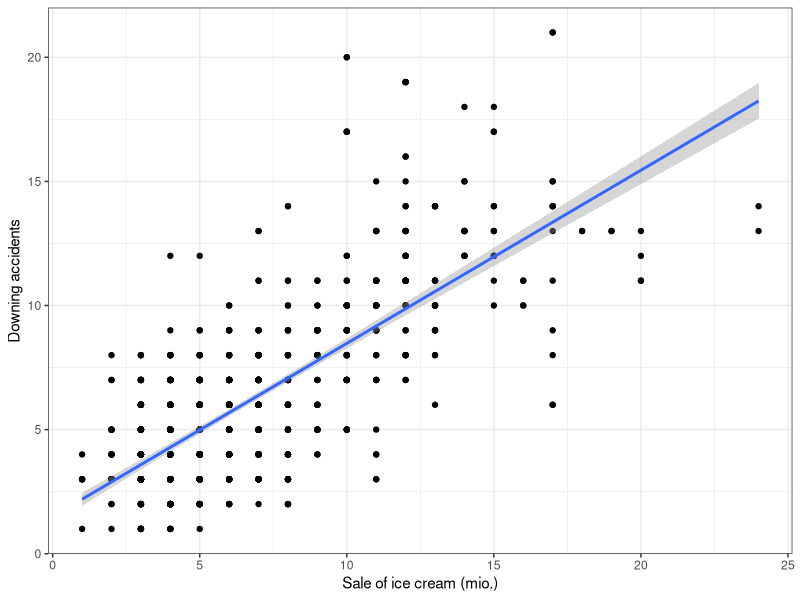
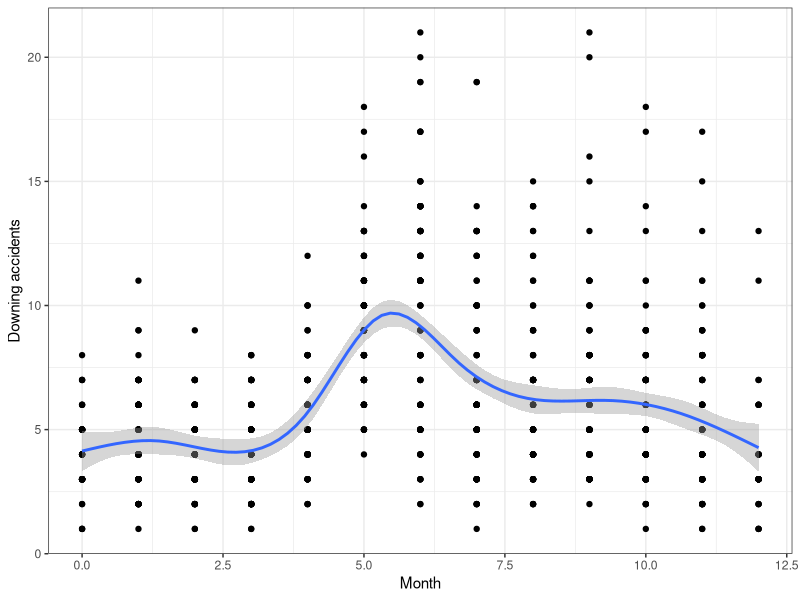
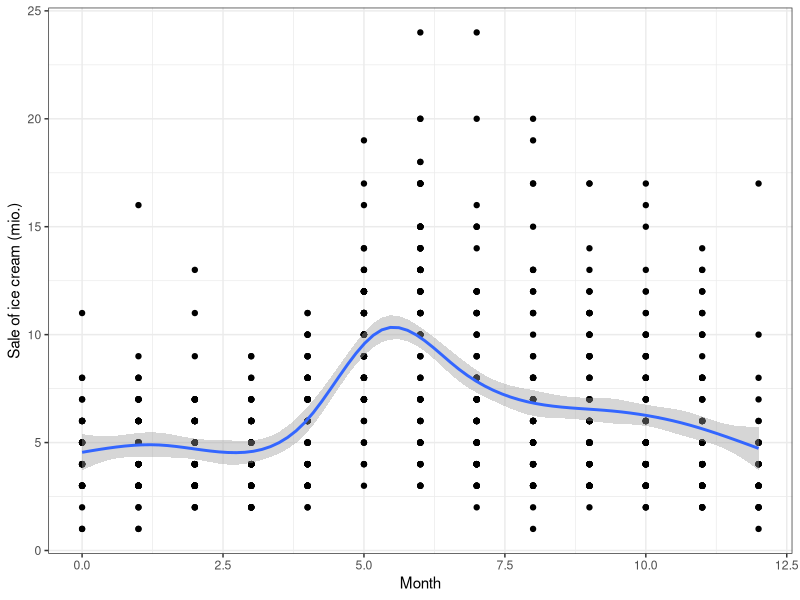

These charts were generated, in order, by the following R code:


library(readxl)
library(tidyverse)

data = read_excel("Ice_cream_kills.xlsx")


data %>%
  ggplot(aes(`Sale of ice cream (mio.)`, `Downing accidents`)) +
  geom_point() +
  geom_smooth(method = "lm") +
  theme_bw()

lm(`Downing accidents` ~ `Sale of ice cream (mio.)`, data = data) %>% summary()


data %>%
  ggplot(aes(Month, `Downing accidents`)) +
  geom_point() + 
  theme_bw() + 
  geom_smooth()

data %>% 
  ggplot(aes(Month, `Sale of ice cream (mio.)`)) +
  geom_point() + 
  theme_bw() + 
  geom_smooth()
